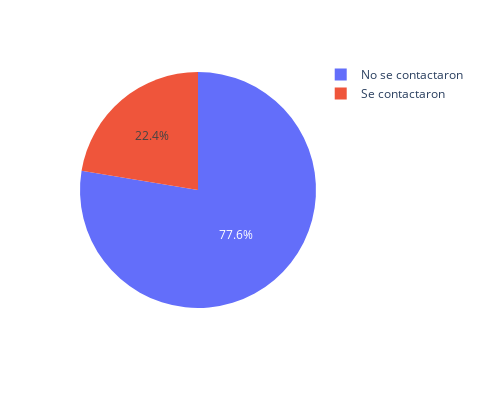

Notebook source saved alongside this figure:
### Code cell
x1=df[df.pdias==-1].pdias.count()
x2=df[df.pdias!=-1].pdias.count()
px.pie(values=[x1,x2], names=['No se contactaron', 'Se contactaron'], width=480, height=400)

### Figure 1 — Plotly figure (JSON) as saved in the notebook; plotly's stock layout.template omitted (floating-point values rounded to 4 significant figures)
{"data": [{"domain": {"x": [0, 1], "y": [0, 1]}, "hovertemplate": "label=%{label}<br>value=%{value}<extra></extra>", "labels": ["No se contactaron", "Se contactaron"], "legendgroup": "", "name": "", "showlegend": true, "type": "pie", "values": [4672, 1349]}], "layout": {"height": 400, "legend": {"tracegroupgap": 0}, "margin": {"t": 60}, "width": 480}}
